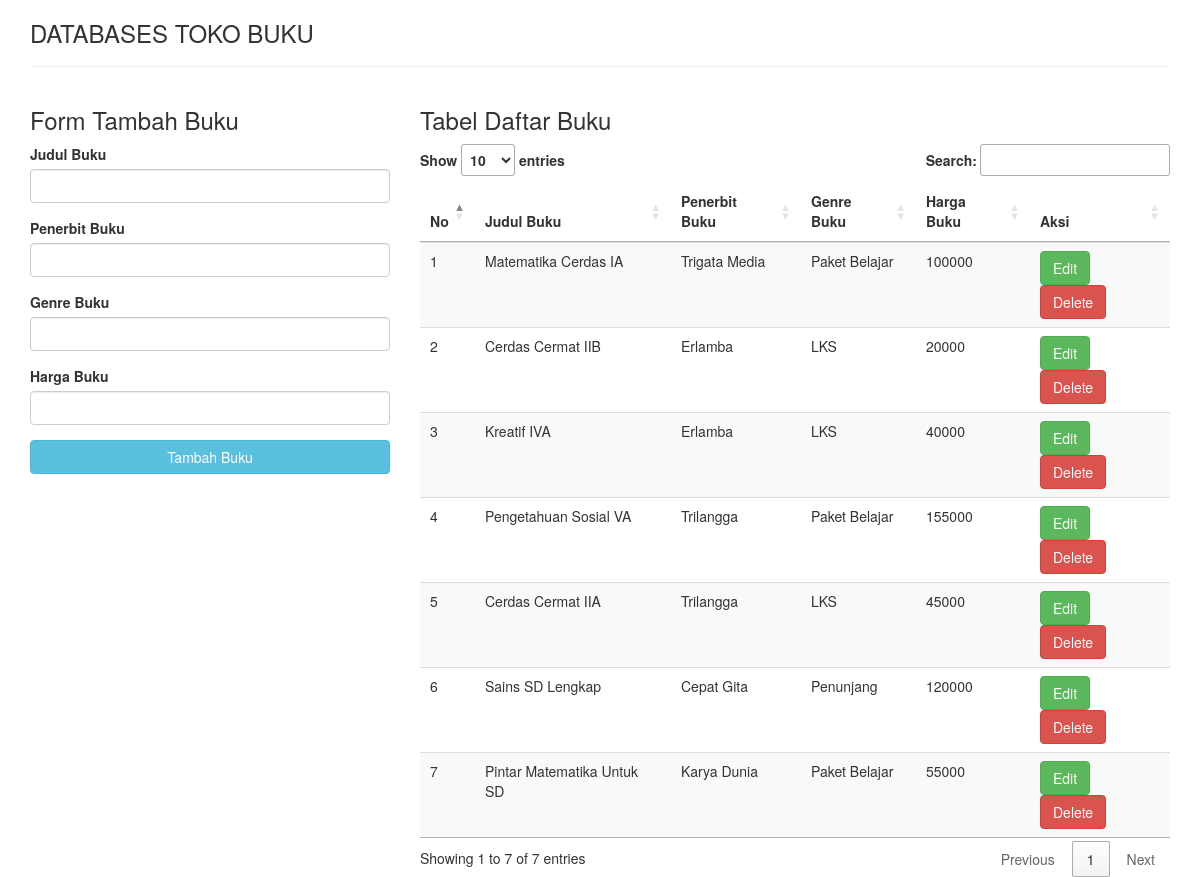
The page / on the database its author committed.
### tables this page shows
CREATE TABLE `buku` (
  `id_buku` int(11) NOT NULL AUTO_INCREMENT,
  `judul_buku` varchar(100) NOT NULL,
  `penerbit_buku` varchar(100) NOT NULL,
  `genre_buku` varchar(50) NOT NULL,
  `harga_buku` double NOT NULL,
  PRIMARY KEY (`id_buku`)
);

### index.php (the view, shortened to what this page needs)
<!DOCTYPE html>
<html lang="en">
<head>
	<link rel="stylesheet" href="bootstrap/css/bootstrap.css">
	<link rel="stylesheet" type="text/css" href="//cdn.datatables.net/1.10.11/css/jquery.dataTables.min.css">
</head>
<body>
	<?php
	include('dbconnect.php');
	$query = "SELECT * FROM buku";
	$result = mysqli_query($conn , $query);
	?>
	<div class="container style="padding-top: 20px; padding-bottom: 20px;">
		<h3>DATABASES TOKO BUKU</h3>
		<hr>
		<div class="row">
			<div class="col-sm-4">
				<h3>Form Tambah Buku</h3>
				<form role="form" action="insert.php" method="post">
					<div class="form-group">
						<label>Judul Buku</label>
						<input type="text" name="judul_bk" class="form-control">
					</div>
					<div class="form-group">
						<label>Penerbit Buku</label>
						<input type="text" name="terbit_bk" class="form-control">
					</div>
					<div class="form-group">
						<label>Genre Buku</label>
						<input type="text" name="genre_bk" class="form-control">
					</div>
					<div class="form-group">
						<label>Harga Buku</label>
						<input type="text" name="harga_bk" class="form-control">
					</div>
					<button type="submit" class="btn btn-info btn-block">Tambah Buku</button>
				</form>
			</div>
			<div class="col-sm-8">
				<h3>Tabel Daftar Buku</h3>
				<table class="table table-striped table-hover dtabel">
					<thead>
						<tr>
							<th>No</th>
							<th>Judul Buku</th>
							<th>Penerbit Buku</th>
							<th>Genre Buku</th>
							<th>Harga Buku</th>
							<th>Aksi</th>
						</tr>
					</thead>
					<tbody>
						<?php
							$no = 1;
							while ($row = mysqli_fetch_assoc($result)) {
						?>
						<tr>
							<td><?php echo $no++; ?></td>
							<td><?php echo $row['judul_buku']; ?></td>
							<td><?php echo $row['penerbit_buku']; ?></td>
							<td><?php echo $row['genre_buku']; ?></td>
							<td><?php echo $row['harga_buku']; ?></td>
							<td>
								<a href="editform.php?id=<?php echo $row['id_buku'];?>" class="btn btn-success" role="button">Edit</a>
								<a href="delete.php?id=<?php echo $row['id_buku']?>" class="btn btn-danger" role="button">Delete</a>
							</td>
						</tr>
						<?php
							}
						?>
					</tbody>
				</table>
			</div>
		</div>
	</div>
</body>
</html>

### rows shown on the page
buku: judul_buku "Matematika Cerdas IA", penerbit_buku "Trigata Media", genre_buku "Paket Belajar", harga_buku "100000"
buku: judul_buku "Cerdas Cermat IIB", penerbit_buku "Erlamba", genre_buku "LKS", harga_buku "20000"
buku: judul_buku "Kreatif IVA", penerbit_buku "Erlamba", genre_buku "LKS", harga_buku "40000"
buku: judul_buku "Pengetahuan Sosial VA", penerbit_buku "Trilangga", genre_buku "Paket Belajar", harga_buku "155000"
buku: judul_buku "Cerdas Cermat IIA", penerbit_buku "Trilangga", genre_buku "LKS", harga_buku "45000"
buku: judul_buku "Sains SD Lengkap", penerbit_buku "Cepat Gita", genre_buku "Penunjang", harga_buku "120000"
buku: judul_buku "Pintar Matematika Untuk SD", penerbit_buku "Karya Dunia", genre_buku "Paket Belajar", harga_buku "55000"
